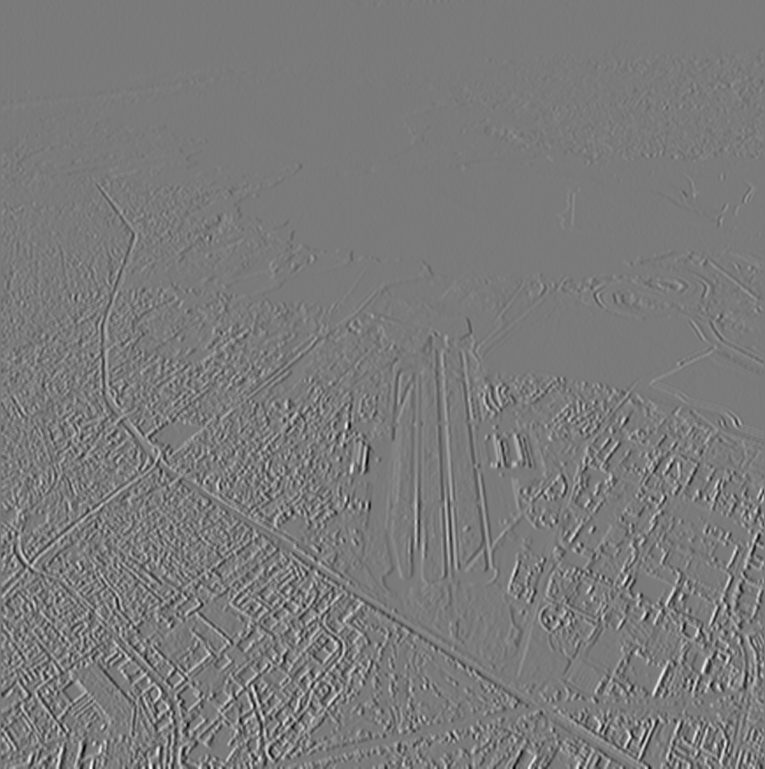
#> input picture runway_dog_grad_x.png, 765 x 769 px
$ python question6_combine_gradients.py
#> lines starting #> are read from the running program, lines starting #| are printed output that depends on the picture
from PIL import Image
import numpy as np

# Load the gradient images
grad_x = Image.open('runway_dog_grad_x.png')
#> grad_x is the input picture: PIL image 765x769 L; min 0, max 254, mean 122.3
grad_y = Image.open('runway_dog_grad_y.png')
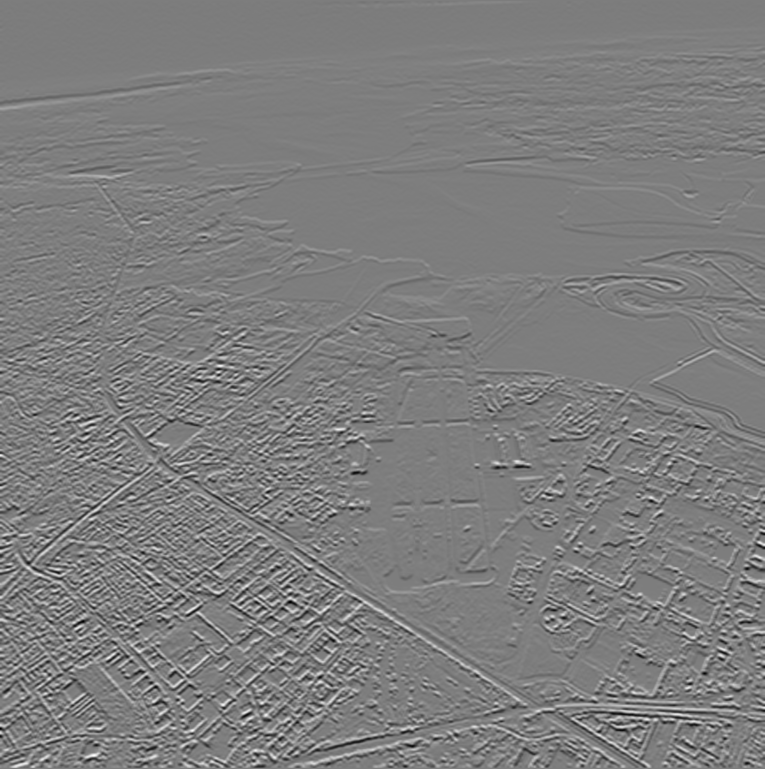
#> input picture runway_dog_grad_y.png, 765 x 769 px
#> grad_y is the input picture: PIL image 765x769 L; min 0, max 255, mean 125.5

# Ensure they are the same size
if grad_x.size != grad_y.size:
    print("Images have different sizes, resizing...")
    grad_y = grad_y.resize(grad_x.size)

# Create a new image with double width
width, height = grad_x.size
#> width = 765; height = 769
combined = Image.new('RGB', (width * 2, height))
#> combined: PIL image 1530x769 RGB; every value is 0

# Paste the images side by side
combined.paste(grad_x.convert('RGB'), (0, 0))
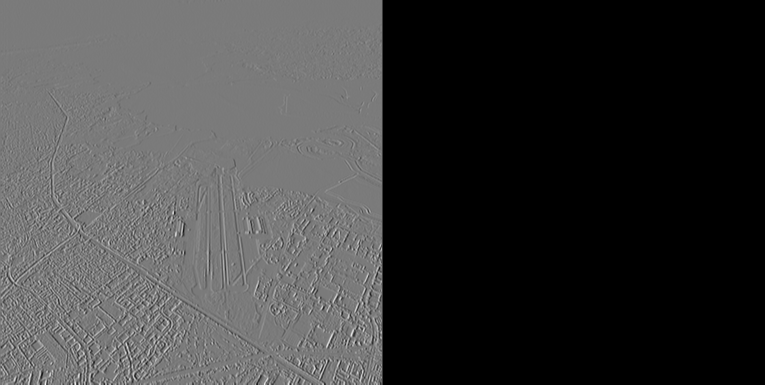
#> combined: PIL image 1530x769 RGB (shown at 1/2 size); min 0, max 254, mean 61.1
combined.paste(grad_y.convert('RGB'), (width, 0))
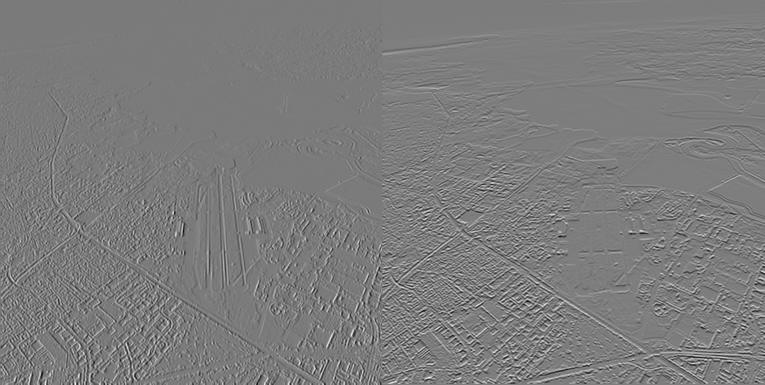
#> combined: PIL image 1530x769 RGB (shown at 1/2 size); min 0, max 255, mean 123.9

# Add labels
from PIL import ImageDraw, ImageFont
draw = ImageDraw.Draw(combined)
try:
    font = ImageFont.truetype("arial.ttf", 20)
except:
    font = ImageFont.load_default()

draw.text((10, 10), "Horizontal Gradient (Gx)", fill="white", font=font)
draw.text((width + 10, 10), "Vertical Gradient (Gy)", fill="white", font=font)

# Save the combined image
combined.save('runway_dog_gradients_combined.png')
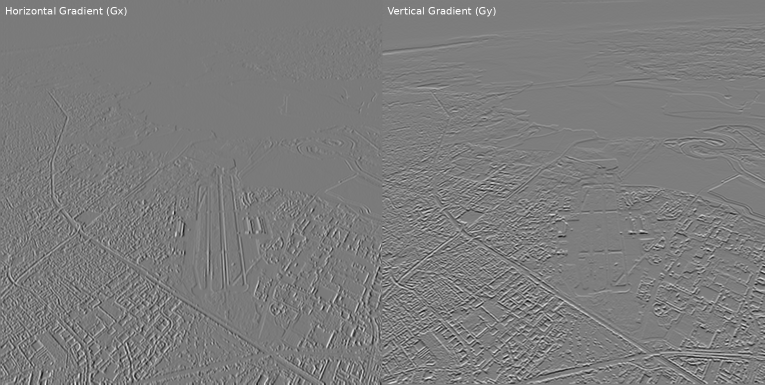
#> saved as runway_dog_gradients_combined.png: PIL image 1530x769 RGB (shown at 1/2 size); min 0, max 255, mean 124.1
print('Saved runway_dog_gradients_combined.png')
